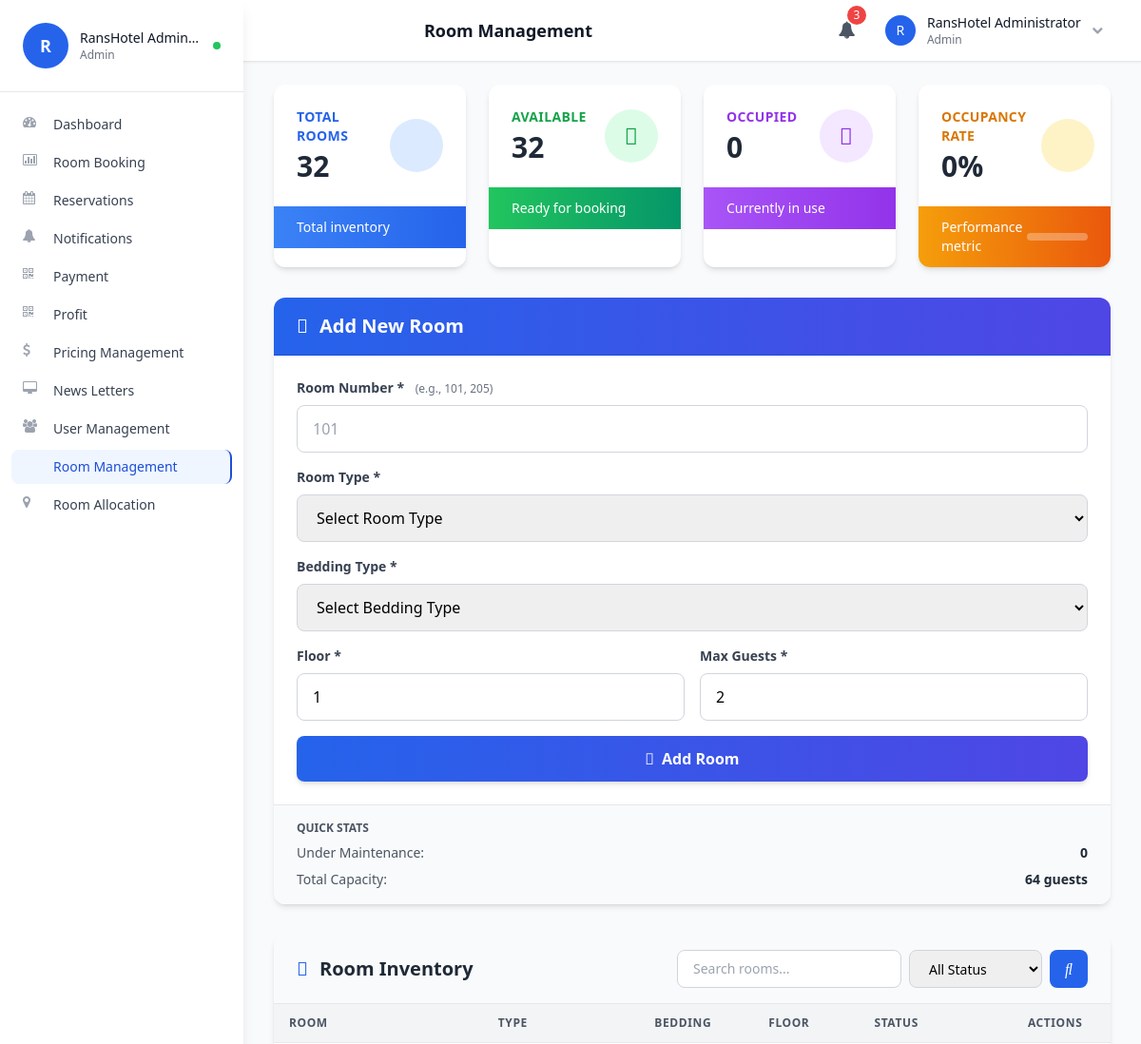
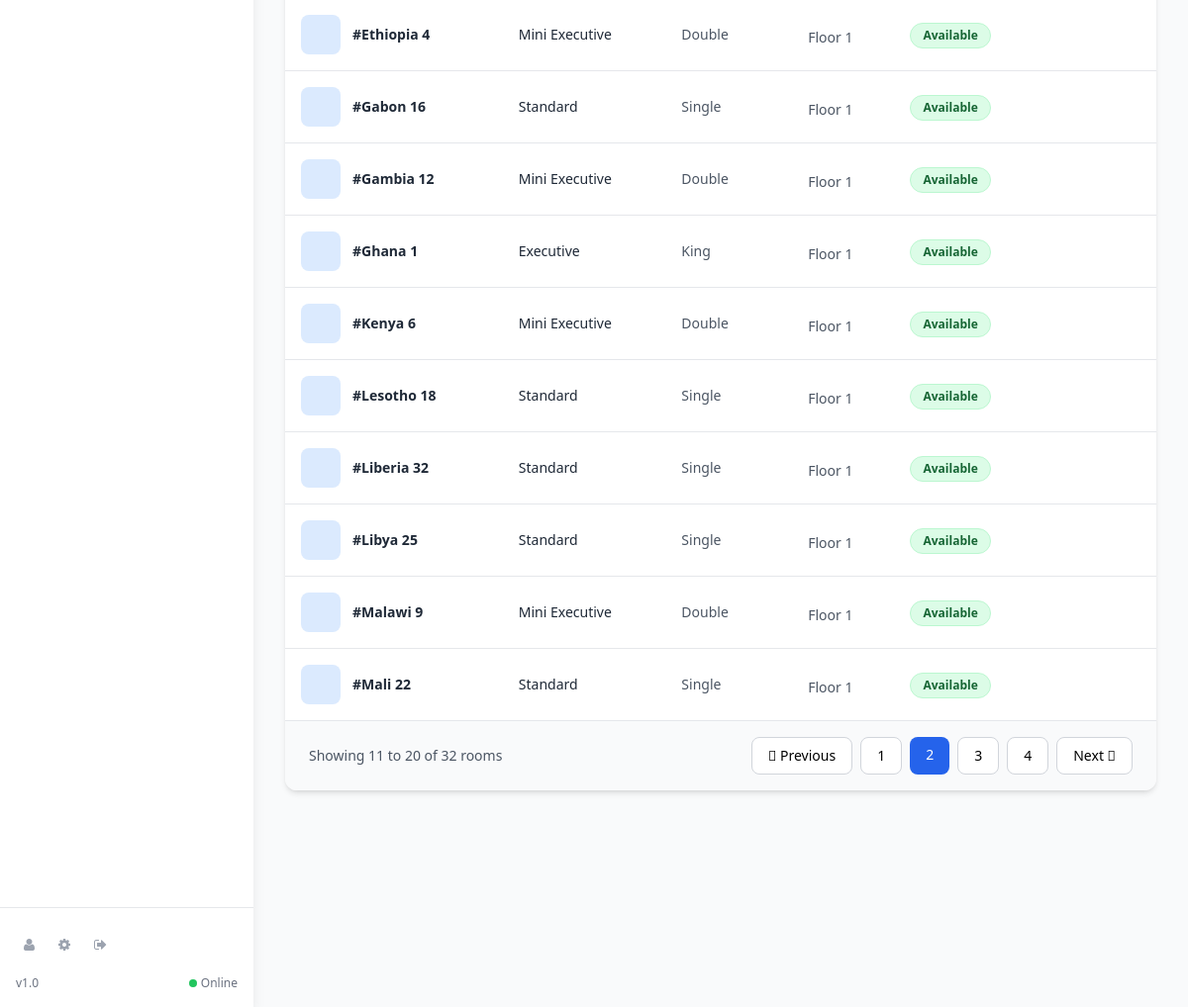
/admin/room.php?page=2 (signed in), run on the app's committed database (2 pictures, top to bottom).
### tables this page shows
CREATE TABLE `room` (
  `id` int(10) UNSIGNED NOT NULL,
  `room_number` varchar(10) DEFAULT NULL,
  `type` varchar(15) DEFAULT NULL,
  `bedding` varchar(10) DEFAULT NULL,
  `place` varchar(10) DEFAULT NULL,
  `cusid` int(11) DEFAULT NULL,
  `floor` int(11) DEFAULT 1,
  `max_occupancy` int(11) DEFAULT 2,
  `status` varchar(20) DEFAULT 'Available',
  `amenities` text DEFAULT NULL,
  `price` decimal(10,2) DEFAULT 0.00
);

### admin/room.php (the view, shortened to what the rows shown need)
<?php
include('db.php');
include('includes/unified_layout.php');
mysqli_query($con, "UPDATE room SET room_number = CONCAT('R', LPAD(id, 3, '0')) WHERE room_number IS NULL OR room_number = ''");
$page = isset($_GET['page']) ? (int)$_GET['page'] : 1;
$limit = 10;
$offset = ($page - 1) * $limit;
$where = "WHERE 1=1";
$sql = "SELECT * FROM room $where ORDER BY room_number ASC LIMIT $limit OFFSET $offset";
$rooms_result = mysqli_query($con, $sql);
?>
<div class="w-full px-4 sm:px-6 lg:px-8 py-6">
    <div class="grid grid-cols-1 xl:grid-cols-3 gap-6 lg:gap-8">
        <div class="xl:col-span-2">
            <div class="bg-white rounded-xl shadow-md overflow-hidden">
                <div class="overflow-x-auto">
                    <table class="w-full">
                        <thead class="bg-gray-100 border-b border-gray-200">
                            <tr>
                                <th class="px-4 py-3 text-left text-xs font-semibold text-gray-600 uppercase tracking-wider">Room</th>
                                <th class="px-4 py-3 text-left text-xs font-semibold text-gray-600 uppercase tracking-wider hidden md:table-cell">Type</th>
                                <th class="px-4 py-3 text-left text-xs font-semibold text-gray-600 uppercase tracking-wider hidden sm:table-cell">Bedding</th>
                                <th class="px-4 py-3 text-left text-xs font-semibold text-gray-600 uppercase tracking-wider hidden lg:table-cell">Floor</th>
                                <th class="px-4 py-3 text-left text-xs font-semibold text-gray-600 uppercase tracking-wider">Status</th>
                                <th class="px-4 py-3 text-center text-xs font-semibold text-gray-600 uppercase tracking-wider">Actions</th>
                                        </tr>
                                    </thead>
                        <tbody class="divide-y divide-gray-200">
                            <?php if(mysqli_num_rows($rooms_result) == 0): ?>
                                <tr>
                                    <td colspan="6" class="px-4 py-12 text-center text-gray-500">
                                        <i class="fas fa-bed text-6xl mb-4 text-gray-300"></i>
                                        <p class="text-lg font-medium">No rooms found</p>
                                        <p class="text-sm">Add your first room using the form on the left</p>
                                    </td>
                                </tr>
                            <?php else: ?>
                                <?php while($row = mysqli_fetch_array($rooms_result)): ?>
                                        <?php
                                    $status = $row['status'] ?? ($row['place'] === 'Free' ? 'Available' : 'Occupied');
                                    $status_colors = [
                                        'Available' => 'bg-green-100 text-green-800 border-green-200',
                                        'Occupied' => 'bg-purple-100 text-purple-800 border-purple-200',
                                        'Maintenance' => 'bg-red-100 text-red-800 border-red-200',
                                        'Cleaning' => 'bg-blue-100 text-blue-800 border-blue-200',
                                        'Reserved' => 'bg-amber-100 text-amber-800 border-amber-200'
                                    ];
                                    $status_class = $status_colors[$status] ?? 'bg-gray-100 text-gray-800 border-gray-200';
                                    ?>
                                    <tr class="hover:bg-gray-50 transition-colors">
                                        <td class="px-4 py-4">
                                            <div class="flex items-center">
                                                <div class="w-10 h-10 bg-blue-100 rounded-lg flex items-center justify-center mr-3">
                                                </div>
                                                <div>
                                                    <p class="text-sm font-bold text-gray-800">#<?php echo htmlspecialchars($row['room_number'] ?? $row['id']); ?></p>
                                                </div>
                                            </div>
                                        </td>
                                        <td class="px-4 py-4 text-sm text-gray-800 hidden md:table-cell">
                                            <?php echo htmlspecialchars($row['type']); ?>
                                        </td>
                                        <td class="px-4 py-4 text-sm text-gray-600 hidden sm:table-cell">
                                            <?php echo htmlspecialchars($row['bedding']); ?>
                                        </td>
                                        <td class="px-4 py-4 text-sm text-gray-600 hidden lg:table-cell">
                                            <span class="inline-flex items-center">
                                                Floor <?php echo htmlspecialchars($row['floor'] ?? '1'); ?>
                                            </span>
                                        </td>
                                        <td class="px-4 py-4">
                                            <span class="inline-flex items-center px-3 py-1 rounded-full text-xs font-semibold border <?php echo $status_class; ?>">
                                                <?php echo htmlspecialchars($status); ?>
                                            </span>
                                        </td>
                                        <td class="px-4 py-4">
                                            <div class="flex items-center justify-center gap-2">
                                                <div class="relative group">
                                                    <button class="p-2 text-blue-600 hover:bg-blue-50 rounded-lg transition-colors" title="Change Status">
                                                    </button>
                                                </div>
                                                <a href="?delete=<?php echo $row['id']; ?>" onclick="return confirm('Are you sure you want to delete this room?');" class="p-2 text-red-600 hover:bg-red-50 rounded-lg transition-colors" title="Delete Room">
                                                </a>
                                            </div>
                                        </td>
                                    </tr>
                                <?php endwhile; ?>
                            <?php endif; ?>
                                    </tbody>
                                </table>
                            </div>
                       </div>
        </div>
    </div>
</div>

### data on the page
room: room_number "Ethiopia 4", type "Mini Executive", bedding "Double", floor "1", status "Available"
room: room_number "Gabon 16", type "Standard", bedding "Single", floor "1", status "Available"
room: room_number "Gambia 12", type "Mini Executive", bedding "Double", floor "1", status "Available"
room: room_number "Ghana 1", type "Executive", bedding "King", floor "1", status "Available"
room: room_number "Kenya 6", type "Mini Executive", bedding "Double", floor "1", status "Available"
room: room_number "Lesotho 18", type "Standard", bedding "Single", floor "1", status "Available"
room: room_number "Liberia 32", type "Standard", bedding "Single", floor "1", status "Available"
room: room_number "Libya 25", type "Standard", bedding "Single", floor "1", status "Available"
room: room_number "Malawi 9", type "Mini Executive", bedding "Double", floor "1", status "Available"
room: room_number "Mali 22", type "Standard", bedding "Single", floor "1", status "Available"

### other printed values
$pageTitle "Room Management"
substr($userName, 0, 1) "R"
$userName "RansHotel Administrator"
$userRole "Admin"
$userName "RansHotel Admin…"
$text "Dashboard"
$text "Room Booking"
$text "Reservations"
$text "Notifications"
$text "Payment"
$text "Profit"
$text "Pricing Management"
$text "News Letters"
$text "User Management"
$text "Room Management"
